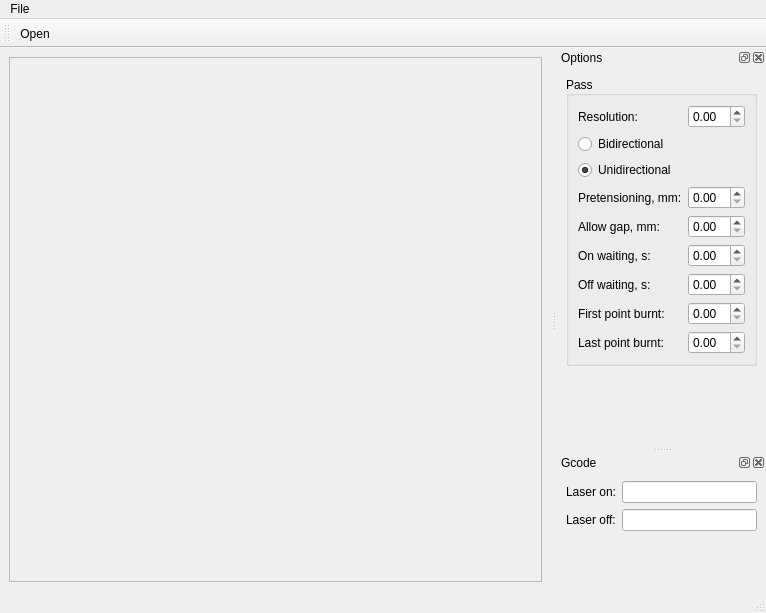
<?xml version="1.0" encoding="UTF-8"?>
<ui version="4.0">
 <class>MainWindow</class>
 <widget class="QMainWindow" name="MainWindow">
  <property name="geometry">
   <rect>
    <x>0</x>
    <y>0</y>
    <width>766</width>
    <height>613</height>
   </rect>
  </property>
  <property name="windowTitle">
   <string>MainWindow</string>
  </property>
  <widget class="QWidget" name="centralwidget">
   <layout class="QVBoxLayout" name="verticalLayout_2">
    <item>
     <widget class="QScrollArea" name="scrollArea">
      <property name="widgetResizable">
       <bool>true</bool>
      </property>
      <widget class="QWidget" name="scrollAreaWidgetContents">
       <property name="geometry">
        <rect>
         <x>0</x>
         <y>0</y>
         <width>498</width>
         <height>528</height>
        </rect>
       </property>
       <layout class="QVBoxLayout" name="verticalLayout">
        <item>
         <widget class="QLabel" name="view">
          <property name="text">
           <string/>
          </property>
         </widget>
        </item>
       </layout>
      </widget>
     </widget>
    </item>
   </layout>
  </widget>
  <widget class="QMenuBar" name="menubar">
   <property name="geometry">
    <rect>
     <x>0</x>
     <y>0</y>
     <width>766</width>
     <height>21</height>
    </rect>
   </property>
   <widget class="QMenu" name="menuFile">
    <property name="title">
     <string>File</string>
    </property>
    <addaction name="actionFileOpen"/>
   </widget>
   <addaction name="menuFile"/>
  </widget>
  <widget class="QStatusBar" name="statusbar"/>
  <widget class="QToolBar" name="toolBar">
   <property name="windowTitle">
    <string>toolBar</string>
   </property>
   <attribute name="toolBarArea">
    <enum>TopToolBarArea</enum>
   </attribute>
   <attribute name="toolBarBreak">
    <bool>false</bool>
   </attribute>
   <addaction name="actionFileOpen"/>
  </widget>
  <widget class="QDockWidget" name="dockWidget">
   <property name="allowedAreas">
    <set>Qt::LeftDockWidgetArea|Qt::RightDockWidgetArea</set>
   </property>
   <property name="windowTitle">
    <string>Options</string>
   </property>
   <attribute name="dockWidgetArea">
    <number>2</number>
   </attribute>
   <widget class="QWidget" name="dockWidgetContents">
    <layout class="QGridLayout" name="gridLayout">
     <item row="0" column="0" colspan="2">
      <widget class="QGroupBox" name="groupBox">
       <property name="title">
        <string>Pass</string>
       </property>
       <property name="alignment">
        <set>Qt::AlignLeading|Qt::AlignLeft|Qt::AlignVCenter</set>
       </property>
       <property name="flat">
        <bool>false</bool>
       </property>
       <layout class="QGridLayout" name="gridLayout_2">
        <item row="3" column="0">
         <widget class="QLabel" name="label_2">
          <property name="text">
           <string>Pretensioning, mm:</string>
          </property>
          <property name="buddy">
           <cstring>doubleSpinBox</cstring>
          </property>
         </widget>
        </item>
        <item row="4" column="0">
         <widget class="QLabel" name="label_3">
          <property name="text">
           <string>Allow gap, mm:</string>
          </property>
          <property name="buddy">
           <cstring>doubleSpinBox_2</cstring>
          </property>
         </widget>
        </item>
        <item row="3" column="1">
         <widget class="QDoubleSpinBox" name="doubleSpinBox"/>
        </item>
        <item row="4" column="1">
         <widget class="QDoubleSpinBox" name="doubleSpinBox_2"/>
        </item>
        <item row="0" column="0">
         <widget class="QLabel" name="label_5">
          <property name="text">
           <string>Resolution:</string>
          </property>
         </widget>
        </item>
        <item row="1" column="0">
         <widget class="QRadioButton" name="radioButton">
          <property name="text">
           <string>Bidirectional</string>
          </property>
         </widget>
        </item>
        <item row="2" column="0">
         <widget class="QRadioButton" name="radioButton_2">
          <property name="text">
           <string>Unidirectional</string>
          </property>
          <property name="checked">
           <bool>true</bool>
          </property>
         </widget>
        </item>
        <item row="5" column="1">
         <widget class="QDoubleSpinBox" name="doubleSpinBox_3"/>
        </item>
        <item row="6" column="0">
         <widget class="QLabel" name="label_4">
          <property name="text">
           <string>Off waiting, s:</string>
          </property>
         </widget>
        </item>
        <item row="6" column="1">
         <widget class="QDoubleSpinBox" name="doubleSpinBox_4"/>
        </item>
        <item row="5" column="0">
         <widget class="QLabel" name="label">
          <property name="text">
           <string>On waiting, s:</string>
          </property>
         </widget>
        </item>
        <item row="0" column="1">
         <widget class="QDoubleSpinBox" name="doubleSpinBox_5"/>
        </item>
        <item row="7" column="0">
         <widget class="QLabel" name="label_6">
          <property name="text">
           <string>First point burnt:</string>
          </property>
         </widget>
        </item>
        <item row="7" column="1">
         <widget class="QDoubleSpinBox" name="doubleSpinBox_6"/>
        </item>
        <item row="8" column="0">
         <widget class="QLabel" name="label_7">
          <property name="text">
           <string>Last point burnt:</string>
          </property>
         </widget>
        </item>
        <item row="8" column="1">
         <widget class="QDoubleSpinBox" name="doubleSpinBox_7"/>
        </item>
       </layout>
      </widget>
     </item>
     <item row="1" column="0" colspan="2">
      <spacer name="verticalSpacer">
       <property name="orientation">
        <enum>Qt::Vertical</enum>
       </property>
       <property name="sizeHint" stdset="0">
        <size>
         <width>20</width>
         <height>40</height>
        </size>
       </property>
      </spacer>
     </item>
    </layout>
   </widget>
  </widget>
  <widget class="QDockWidget" name="dockWidget_2">
   <property name="windowTitle">
    <string>Gcode</string>
   </property>
   <attribute name="dockWidgetArea">
    <number>2</number>
   </attribute>
   <widget class="QWidget" name="dockWidgetContents_2">
    <layout class="QGridLayout" name="gridLayout_3">
     <item row="0" column="1">
      <widget class="QLineEdit" name="lineEdit"/>
     </item>
     <item row="0" column="0">
      <widget class="QLabel" name="label_8">
       <property name="text">
        <string>Laser on:</string>
       </property>
      </widget>
     </item>
     <item row="1" column="0">
      <widget class="QLabel" name="label_9">
       <property name="text">
        <string>Laser off:</string>
       </property>
      </widget>
     </item>
     <item row="1" column="1">
      <widget class="QLineEdit" name="lineEdit_2"/>
     </item>
     <item row="2" column="0" colspan="2">
      <spacer name="verticalSpacer_2">
       <property name="orientation">
        <enum>Qt::Vertical</enum>
       </property>
       <property name="sizeHint" stdset="0">
        <size>
         <width>20</width>
         <height>40</height>
        </size>
       </property>
      </spacer>
     </item>
    </layout>
   </widget>
  </widget>
  <action name="actionFileOpen">
   <property name="icon">
    <iconset>
     <normaloff>resources/document-open.png</normaloff>resources/document-open.png</iconset>
   </property>
   <property name="text">
    <string>Open</string>
   </property>
   <property name="shortcut">
    <string>Ctrl+O</string>
   </property>
  </action>
 </widget>
 <resources/>
 <connections>
  <connection>
   <sender>radioButton_2</sender>
   <signal>toggled(bool)</signal>
   <receiver>doubleSpinBox</receiver>
   <slot>setEnabled(bool)</slot>
   <hints>
    <hint type="sourcelabel">
     <x>565</x>
     <y>142</y>
    </hint>
    <hint type="destinationlabel">
     <x>677</x>
     <y>169</y>
    </hint>
   </hints>
  </connection>
  <connection>
   <sender>radioButton_2</sender>
   <signal>toggled(bool)</signal>
   <receiver>label_2</receiver>
   <slot>setEnabled(bool)</slot>
   <hints>
    <hint type="sourcelabel">
     <x>546</x>
     <y>141</y>
    </hint>
    <hint type="destinationlabel">
     <x>573</x>
     <y>175</y>
    </hint>
   </hints>
  </connection>
 </connections>
</ui>
